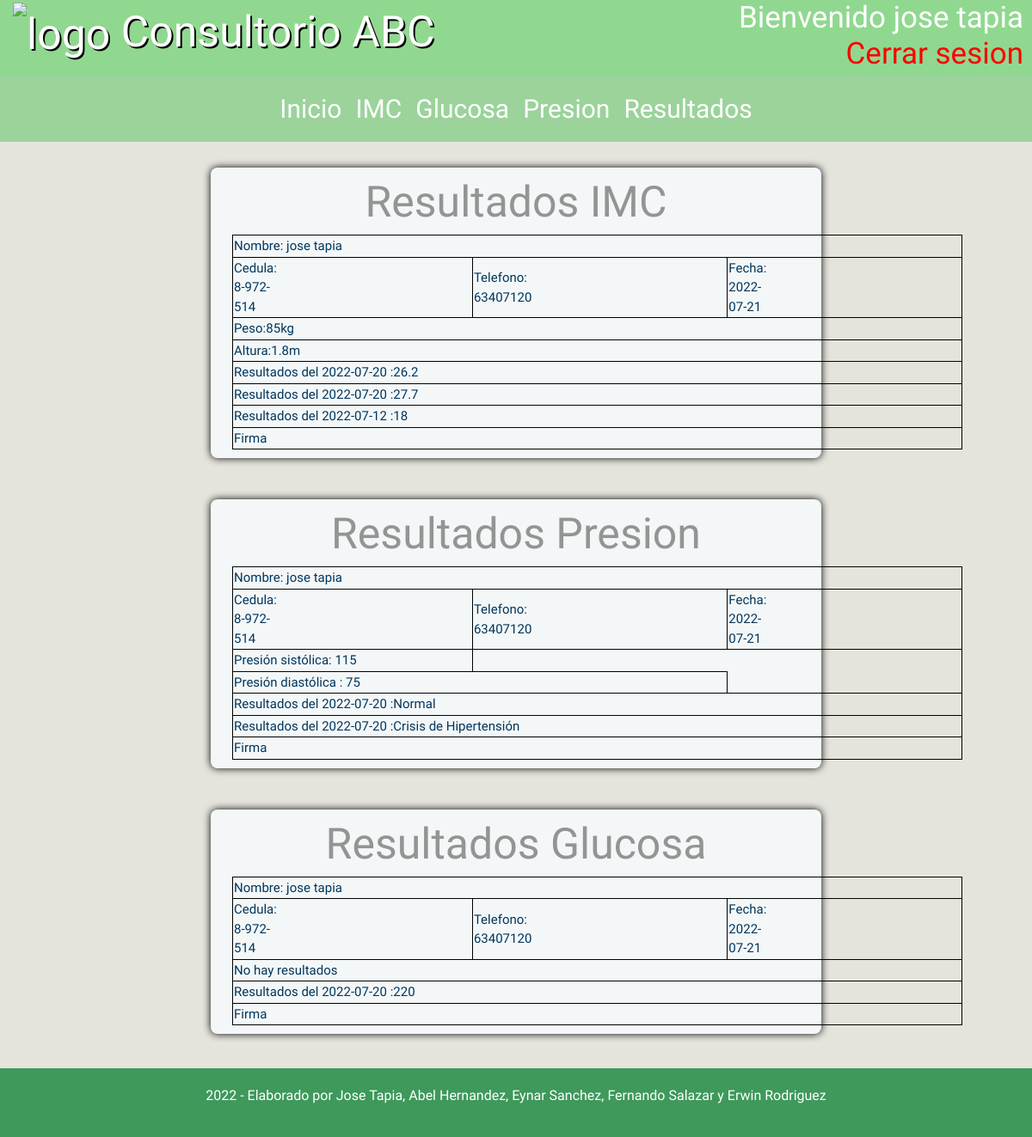
The page /resultados_mensual.php (signed in) on the database as committed earlier.
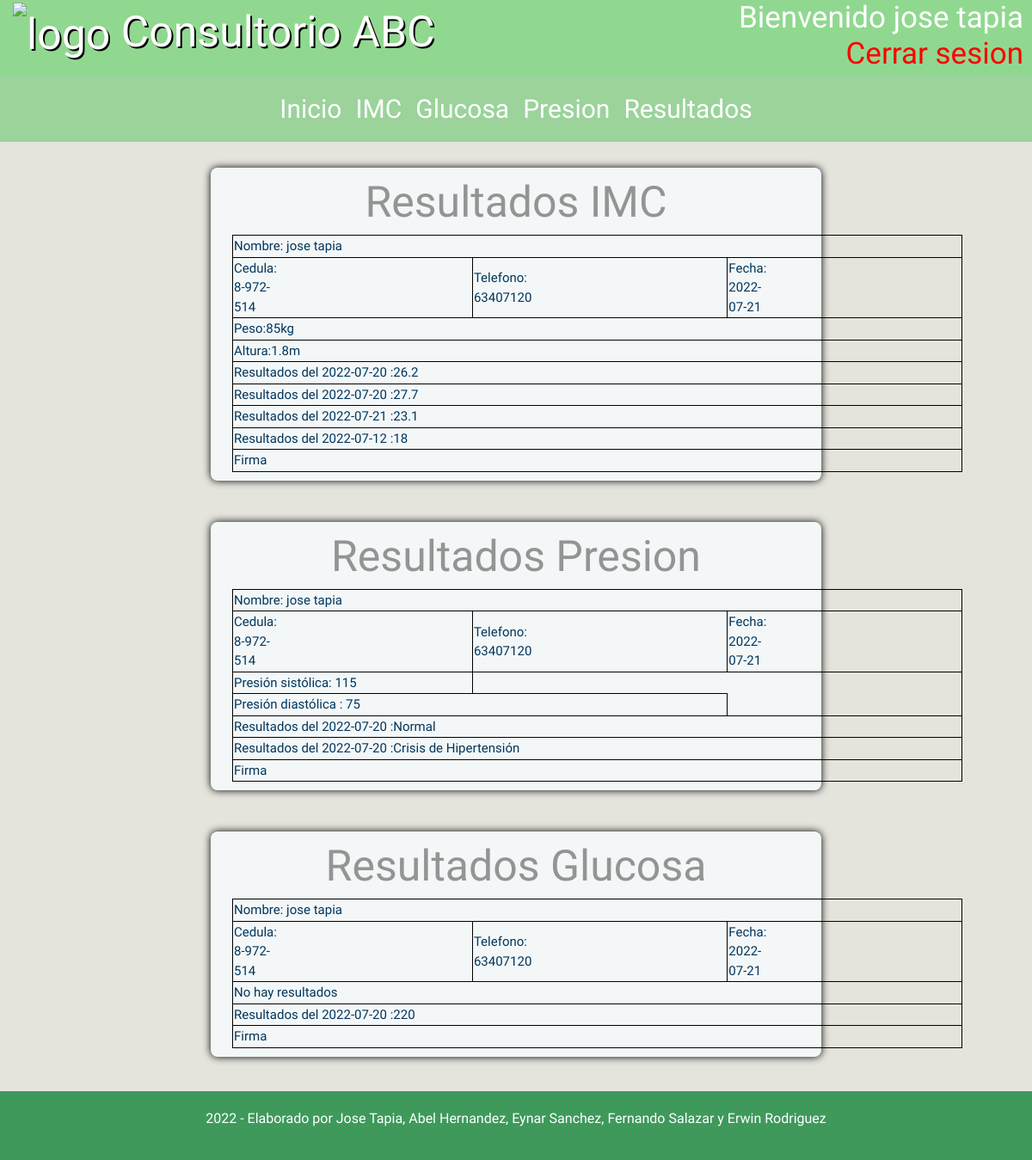
The same page on the database as committed later.
### tables this page shows
CREATE TABLE `user` (
  `nombre` varchar(20) NOT NULL,
  `apellido` varchar(20) NOT NULL,
  `telefono` int(10) NOT NULL,
  `password` varchar(30) NOT NULL,
  `cedula` varchar(20) NOT NULL
);

CREATE TABLE `imc` (
  `peso` float NOT NULL,
  `altura` float NOT NULL,
  `cedula` varchar(20) NOT NULL,
  `imc` float NOT NULL,
  `fecha` date NOT NULL DEFAULT current_timestamp()
);

CREATE TABLE `presion` (
  `sistolica` int(5) NOT NULL,
  `diastolica` int(5) NOT NULL,
  `cedula` varchar(20) NOT NULL,
  `presion` varchar(30) NOT NULL,
  `fecha` date NOT NULL DEFAULT current_timestamp()
);

CREATE TABLE `glucosa` (
  `glucosa` float NOT NULL,
  `ayuna` varchar(15) NOT NULL,
  `cedula` varchar(20) NOT NULL,
  `fecha` date NOT NULL DEFAULT current_timestamp()
);

### plantilla/encabezado.php (the view, shortened to what this page needs)
<?php
function encabezado()
{  ?>
    <!DOCTYPE html>
    <html lang="en">
    <head>
        <link rel="stylesheet" href="https://cdn.jsdelivr.net/npm/bootstrap@4.4.1/dist/css/bootstrap.min.css">
        <link rel="stylesheet" href="css/style.css">
    </head>
    <body>
        <header class="header">
            <div class="maincontainer ">
                <div class="logotitle">
                    <div class="col-md-12 logotitle">
                        <img src="img/logo.png" alt="logo" class="logo">
                        <h1 class="title">Consultorio ABC</h1>
                        <?php
                        if (!empty($_SESSION['usuario'])) {
                            echo '<h2 class="user">Bienvenido ' . $_SESSION['usuario'] .  ' ' . $_SESSION['apellido'] . '</br><a href="logout.php">Cerrar sesion</a></h2>';
                        }
                        ?>
                    </div>
                </div>
                <nav class="navbar navcontent navbar-expand-lg ">
                    <div class="collapse justify-content-center  navbar-collapse" id="navbarNav">
                        <ul class="navbar-nav ">
                            <li class="nav-item active">
                                <a class="nav-link" href="index.php">Inicio <span class="sr-only">(current)</span></a>
                            </li>
                            <li class="nav-item">
                                <a class="nav-link" href="imc.php">IMC</a>
                            </li>
                            <li class="nav-item">
                                <a class="nav-link" href="glucosa.php">Glucosa</a>
                            </li>
                            <li class="nav-item">
                                <a class="nav-link" href="presion.php">Presion</a>
                            </li>
                            <li class="nav-item">
                                <a class="nav-link" href="resultados.php">Resultados</a>
                            </li>
                        </ul>
                </nav>
        </header>
    <?php } ?>
<?php function resultados_mensual()
{ ?>
    <?php
    require('db.php');
    $cedula = $_SESSION['cedula'];
    $user_query = "SELECT * FROM `user` WHERE cedula='$cedula'";
    $result = mysqli_query($con, $user_query) or die(mysqli_error($con));
    $row = mysqli_fetch_array($result);
    $nombre = $row['nombre'];
    $apellido = $row['apellido'];
    $telefono = $row['telefono'];
    $cedula = $row['cedula'];
    $imc_query = "SELECT * FROM `imc` WHERE cedula='$cedula'";
    $result_imc = mysqli_query($con, $imc_query) or die(mysqli_error($con));
    if ($row_imc = mysqli_fetch_array($result_imc)) {
        $peso = $row_imc['peso'];
        $altura = $row_imc['altura'];
    }
    $glucosa_query = "SELECT * FROM `glucosa` WHERE cedula='$cedula'";
    $result_glucosa = mysqli_query($con, $glucosa_query) or die(mysqli_error($con));
    if ($row_glucosa = mysqli_fetch_array($result_glucosa)) {
        $ayuno = $row_glucosa['ayuna'];
    }
    $presion_query = "SELECT * FROM `presion` WHERE cedula='$cedula'";
    $result_presion = mysqli_query($con, $presion_query) or die(mysqli_error($con));
    if ($row_presion = mysqli_fetch_array($result_presion)) {
        $sistolica = $row_presion['sistolica'];
        $diastolica = $row_presion['diastolica'];
    }
    ?>
    <div class="container form-style-4">
        <div class="row resultado">
            <div class="col-md-12 ">
                <h1 class="title">Resultados IMC</h1>
                <table>
                    <tr>
                        <td colspan="3">Nombre: <?php echo $nombre . " " . $apellido ?> </td>
                    </tr>
                    <tr>
                        <td class="info">Cedula: <br><?php echo $cedula ?></td>
                        <td class="info">Telefono: <?php echo $telefono ?> </td>
                        <td class="info">Fecha: <?php $date = date("Y-m-d");
                                                echo $date;
                                                ?>
                        </td>
                    </tr>
                    <?php
                    if ($row_imc = mysqli_fetch_array($result_imc)) {
                    ?>
                        <tr>
                            <td class="resul" colspan="3">Peso:<?php echo $peso ?>kg </td>
                        </tr>
                        <tr>
                            <td class="resul" colspan="3">Altura:<?php echo $altura ?>m </td>
                        </tr>
                    <?php } else { ?>
                        <tr>
                            <td class="resul" colspan="3">No hay resultados</td>
                        </tr>
                    <?php } ?>
                    <?php
                    $imc_query = "SELECT imc,fecha FROM `imc` WHERE cedula='$cedula' and DATE(fecha) >= CURDATE() - INTERVAL 30 DAY";
                    $result_imc = mysqli_query($con, $imc_query) or die(mysqli_error($con));
                    while ($fila = $result_imc->fetch_array(MYSQLI_ASSOC)) { ?>
                        <tr>
                            <td class="resul" colspan="3">Resultados del <?php echo $fila['fecha']  ?> :<?php echo $fila['imc'] ?> </td>
                        </tr>
                    <?php } ?>
                    <tr>
                        <td colspan="3">Firma</td>
                    </tr>
                </table>
            </div>
        </div>
        <br><br>
        <div class="row resultado">
            <div class="col-md-12 ">
                <h1 class="title">Resultados Presion</h1>
                <table>
                    <tr>
                        <td colspan="3">Nombre: <?php echo $nombre . " " . $apellido ?> </td>
                    </tr>
                    <tr>
                        <td class="info">Cedula: <?php echo $cedula ?></td>
                        <td class="info">Telefono: <?php echo $telefono ?> </td>
                        <td class="info">Fecha: <?php $date = date("Y-m-d");
                                                echo $date;
                                                ?>
                        </td>
                    </tr>
                    <?php
                    if ($row_imc = mysqli_fetch_array($result_presion)) {
                    ?>
                        <tr>
                            <td class="resul" colspan="1">Presión sistólica: <?php echo $sistolica ?> </td>
                        </tr>
                        <tr>
                            <td class="resul" colspan="2">Presión diastólica : <?php echo $diastolica ?> </td>
                        </tr>
                    <?php } else { ?>
                        <tr>
                            <td class="resul" colspan="3">No hay resultados</td>
                        </tr>
                    <?php } ?>
                    <?php
                    $presion_query = "SELECT presion,fecha FROM `presion` WHERE cedula='$cedula' and DATE(fecha) >= CURDATE() - INTERVAL 30 DAY";
                    $result_presion = mysqli_query($con, $presion_query) or die(mysqli_error($con));
                    while ($fila = $result_presion->fetch_array(MYSQLI_ASSOC)) { ?>
                        <tr>
                            <td class="resul" colspan="3">Resultados del <?php echo $fila['fecha']  ?> :<?php echo $fila['presion'] ?> </td>
                        </tr>
                    <?php } ?>
                    <tr>
                        <td colspan="3">Firma</td>
                    </tr>
                </table>
            </div>
        </div>
        <br><br>
        <div class="row resultado">
            <div class="col-md-12 ">
                <h1 class="title">Resultados Glucosa</h1>
                <table>
                    <tr>
                        <td colspan="3">Nombre: <?php echo $nombre . " " . $apellido ?> </td>
                    </tr>
                    <tr>
                        <td class="info">Cedula: <?php echo $cedula ?></td>
                        <td class="info">Telefono: <?php echo $telefono ?> </td>
                        <td class="info">Fecha: <?php $date = date("Y-m-d");
                                                echo $date;
                                                ?>
                        </td>
                    </tr>
                    <?php
                    if ($row_imc = mysqli_fetch_array($result_glucosa)) {
                    ?>
                        <tr>
                            <td class="resul" colspan="3">Ayuno: <?php echo $ayuno ?></td>
                        </tr>
                    <?php } else { ?>
                        <tr>
                            <td class="resul" colspan="3">No hay resultados</td>
                        </tr>
                    <?php } ?>
                    <?php
                    $glucosa_query = "SELECT glucosa,fecha FROM `glucosa` WHERE cedula='$cedula' and DATE(fecha) >= CURDATE() - INTERVAL 30 DAY";
                    $result_glucosa = mysqli_query($con, $glucosa_query) or die(mysqli_error($con));
                    while ($fila = $result_glucosa->fetch_array(MYSQLI_ASSOC)) { ?>
                        <tr>
                            <td class="resul" colspan="3">Resultados del <?php echo $fila['fecha']  ?> :<?php echo $fila['glucosa'] ?> </td>
                        </tr>
                    <?php } ?>
                    <tr>
                        <td colspan="3">Firma</td>
                    </tr>
                </table>
            </div>
        </div>
    </div>
<?php } ?>
<?php function pie()
{ ?>
    <footer>
        <div class="container">
            <div class="row">
                <div class="col-md-12">
                    <p> 2022 - Elaborado por Jose Tapia, Abel Hernandez, Eynar Sanchez, Fernando Salazar y Erwin Rodriguez</a></p>
                </div>
            </div>
        </div>
    </footer>
    </body>
    </html>
<?php } ?>

### resultados_mensual.php (shortened to what this page needs)
<?php
include("plantilla/encabezado.php");
if(!empty($_SESSION['usuario'])){
  encabezado();
  resultados_mensual();
  pie();
}
else{
  encabezado();
  echo'No estas logueado';
  echo'<a href="login.php">Iniciar sesion</a>';
  pie();
}

### css/style.css (style rules this page uses)
body { background-color: #E4E4DC; background-repeat: no-repeat; background-position: center; width: 100%; height: 100%; background-size: cover; font-family: 'Beau Rivage', cursive; }
.logotitle { font-size: 50px; color: #fff; text-shadow: 2px 2px #000; background-color: #90D890; margin-bottom: 10px; width: 100%; position: relative; right: 0; display: block; }
.user { font-size: 35px; color: #fff; text-align: right; font-weight: 300; text-shadow: none; position: absolute; top: 0; right: 10px; }
.logotitle img { width: 5%; }
.logotitle div h1 { position: relative; top: 0; left: 0; display: inline; color: white; margin: 0; padding: 0; }
table, th, td { border:1px solid black; width: 100%; font-size: larger; font-size: 15px; }
.info { padding-right: 227px; }
.resul { width: 100%; }
.resultado { padding: 10px; color: #00365c; box-shadow: #000 0px 0px 10px; border-radius: 8px; background: #f4f7f8; }
.navbar { background-color: #3e995b; border-color: #2c3e50; text-align: center; }
.navcontent { overflow: hidden; font-size: 30px; top: 0; text-align: center; left: 50; right: 50; width: 100%; background-color: #9BD39B; }
.navcontent div ul li a { text-align: center; color: white; }
a { color:red; width: 75%; height: 50%; }
header { background-color: #90D890; }
.title { font-size: 50px; color: #949494; text-align: center; font-weight: 300; }
.form-style-4 { width: 60%; padding: 10px 20px; margin: 10px auto; padding: 20px; border-radius: 8px; }
footer { background-color: #3e995b; color: white; text-align: center; padding: 20px; margin-top: 20px; bottom: 0; }

Rows that differ between the two databases and show on the page:
added imc: fecha "2022-07-21", imc "23.1"
